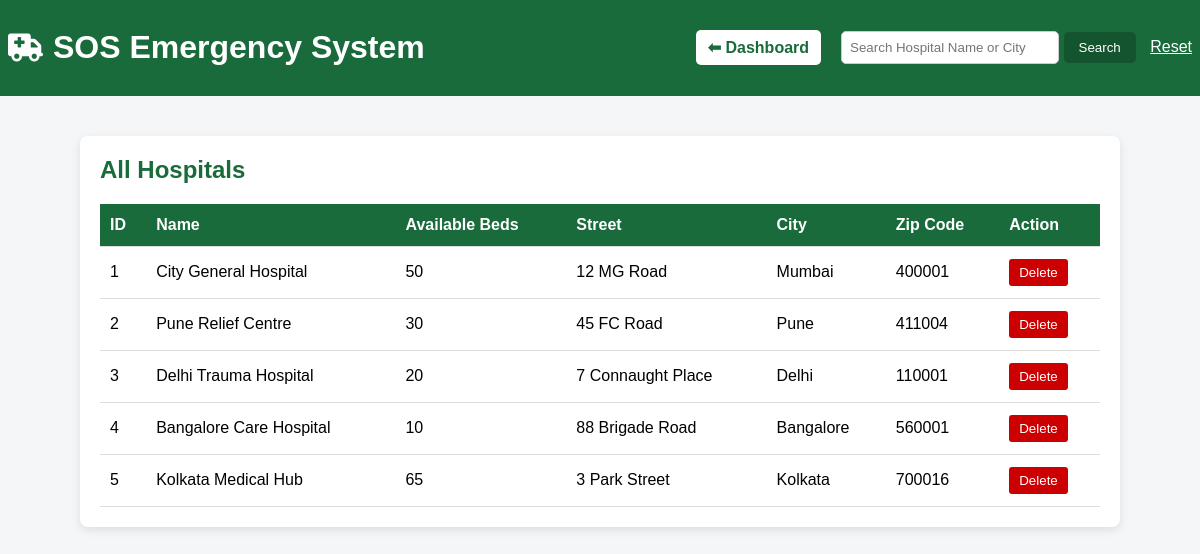
Screenshot of /Fronted_/display_hospital.php with the database file from the repository.
### tables this page shows
CREATE TABLE `hospital` (
  `Hospital_ID` int(11) NOT NULL,
  `Name` varchar(150) NOT NULL,
  `Available_Beds` int(11) NOT NULL DEFAULT 0 CHECK (`Available_Beds` >= 0),
  `Street` varchar(200) NOT NULL,
  `City` varchar(100) NOT NULL,
  `Zip_Code` varchar(10) NOT NULL
);

### Fronted_/display_hospital.php (the view, shortened to what this page needs)
<?php
require_once "db_connect.php";
$search = "";
if($search != ""){
    $sql = "SELECT Hospital_ID, Name, Available_Beds, Street, City, Zip_code
            FROM hospital
            WHERE Name LIKE '%$search%'
            OR City LIKE '%$search%'
            OR Zip_code LIKE '%$search%'
            ORDER BY Hospital_ID ASC";
}
else{
    $sql = "SELECT Hospital_ID, Name, Available_Beds, Street, City, Zip_code
            FROM hospital
            ORDER BY Hospital_ID ASC";
}
$result = $conn->query($sql);
$hospitals = [];
if($result){
    $hospitals = $result->fetch_all(MYSQLI_ASSOC);
}
?>
<!DOCTYPE html>
<html lang="en">
<head>
<link rel="stylesheet" href="https://cdnjs.cloudflare.com/ajax/libs/font-awesome/6.5.0/css/all.min.css">
</head>
<body>
<header>
<div class="logo-area">
<i class="fa-solid fa-truck-medical logo"></i>
<h1>SOS Emergency System</h1>
</div>
<div class="header-right">
<a href="index.php" class="back-btn">⬅ Dashboard</a>
<form method="GET" class="search-form">
<input type="text" name="search"
placeholder="Search Hospital Name or City"
value="<?= htmlspecialchars($search ?? '') ?>">
<button type="submit">Search</button>
<a href="display_hospital.php"
style="margin-left:10px;color:white">Reset</a>
</form>
</div>
</header>
<div class="container">
<h2>All Hospitals</h2>
<?php if(empty($hospitals)): ?>
<p>No hospitals found in the database.</p>
<?php else: ?>
<table>
<thead>
<tr>
<th>ID</th>
<th>Name</th>
<th>Available Beds</th>
<th>Street</th>
<th>City</th>
<th>Zip Code</th>
<th>Action</th>
</tr>
</thead>
<tbody>
<?php foreach($hospitals as $h): ?>
<tr id="hospital-<?= $h['Hospital_ID'] ?>">
<td><?= htmlspecialchars($h['Hospital_ID']) ?></td>
<td><?= htmlspecialchars($h['Name']) ?></td>
<td><?= htmlspecialchars($h['Available_Beds']) ?></td>
<td><?= htmlspecialchars($h['Street']) ?></td>
<td><?= htmlspecialchars($h['City']) ?></td>
<td><?= htmlspecialchars($h['Zip_code']) ?></td>
<td>
    <button class="delete-btn" onclick="deleteHospital(<?= $h['Hospital_ID'] ?>)">Delete</button>
</td>
</tr>
<?php endforeach; ?>
</tbody>
</table>
<?php endif; ?>
</div>
</body>
</html>

### Fronted_/display_hospital.php (style rules this page uses)
body { font-family:Arial, sans-serif; background:#f4f6f8; margin:0; }
header { background:#1a6b3c; color:white; padding:8px; display:flex; justify-content:space-between; align-items:center; }
.header-right { display:flex; align-items:center; gap:10px; }
.search-form input { padding:8px; width:200px; border:1px solid #ccc; border-radius:5px; }
.search-form button { padding:8px 15px; background:#145530; color:white; border:none; border-radius:5px; cursor:pointer; }
.container { width:90%; max-width:1000px;margin:40px auto;background:white;padding:20px;border-radius:8px;box-shadow:0 3px 10px rgba(0,0,0,0.1); }
h2 { color:#1a6b3c;margin-top:0; }
table { width:100%; border-collapse: collapse; margin-top:20px; }
th, td { padding:12px 10px;border-bottom:1px solid #ddd;text-align:left; }
th { background:#1a6b3c;color:white; }
button.delete-btn { background:#cc0000;color:white;border:none;padding:6px 10px;border-radius:3px;cursor:pointer; }
.back-btn { background:white; color:#1a6b3c; padding:8px 12px; border-radius:5px; text-decoration:none; font-weight:bold; margin-right:10px; }
.logo-area { display:flex; align-items:center; gap:10px; }
.logo { font-size:28px; }

### rows the page displays
hospital: Hospital_ID "1", Name "City General Hospital", Available_Beds "50", Street "12 MG Road", City "Mumbai", Zip_Code "400001"
hospital: Hospital_ID "2", Name "Pune Relief Centre", Available_Beds "30", Street "45 FC Road", City "Pune", Zip_Code "411004"
hospital: Hospital_ID "3", Name "Delhi Trauma Hospital", Available_Beds "20", Street "7 Connaught Place", City "Delhi", Zip_Code "110001"
hospital: Hospital_ID "4", Name "Bangalore Care Hospital", Available_Beds "10", Street "88 Brigade Road", City "Bangalore", Zip_Code "560001"
hospital: Hospital_ID "5", Name "Kolkata Medical Hub", Available_Beds "65", Street "3 Park Street", City "Kolkata", Zip_Code "700016"
